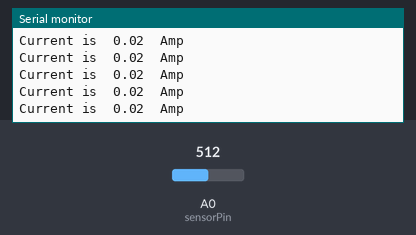
Bench run of a sketch on a simulated Arduino Uno, built with avr-gcc and run on an emulated ATmega328P. Shown: the last lines printed to the serial monitor. The test bench sets the inputs (shaded band); at power-on: A0 (sensorPin) = 512.

Above: at 1.2 s.
1.3 s: A0 (sensorPin) set to 716
At 1.32 s:
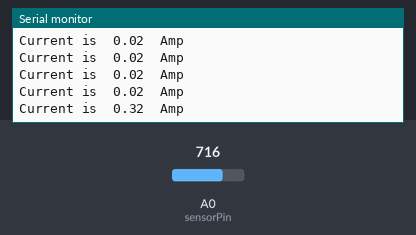
2.8 s: A0 (sensorPin) set to 900
At 2.83 s:
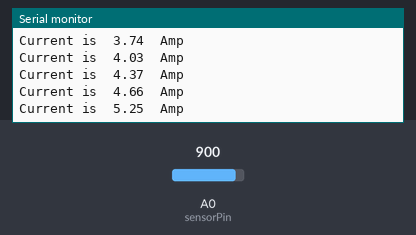
Timing chart, 0 to 5.8 s (numbered marks = the images above; inputs shaded):
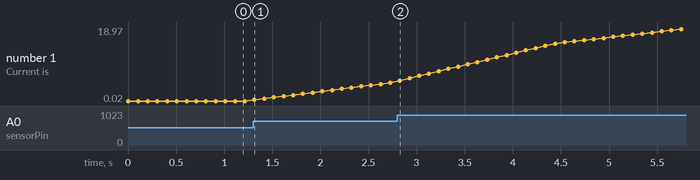

The sketch:

current_sensor.ino
```cpp
// 20A bi-directional ACS712

int sensorPin = A0; // the pin that the sensor is connected to

// calibration
float offset = 511.5; // zeroing bi-directional sensor | could be 510.0 to 513.0
float span = 0.04883; // span | depends on type of sensor used (e.g. 20A) | finetune max readout

const byte numReadings = 32; // number of readings for smoothing (max 64)
int readings[numReadings]; // raw A/D readings
byte index = 0; // index of the current reading
unsigned int total = 0; // running total
float current; // resulting current

void setup() {
  Serial.begin(115200); // ***set serial monitor to this value***
  for (index = 0; index < numReadings; index++) { // fast-fill the array at startup
    readings[index] = analogRead(sensorPin);
    total = total + readings[index];
  }
  index = 0; // reset index
}

void loop() {
  total = total - readings[index]; // subtract the last reading
  readings[index] = analogRead(sensorPin); // one unused reading to clear any ghost charge
  readings[index] = analogRead(sensorPin); // read the sensor
  total = total + readings[index]; // add the reading to the total
  index = index + 1; // advance to the next position in the array
  if (index >= numReadings) // if we're at the end of the array
    index = 0; // wrap around to the beginning

  // convert value to current
  current = (total / numReadings - offset) * span; // value to current conversion

  // print to serial monitor
  Serial.print("Current is  ");
  Serial.print(current); // default two decimal places | ...(current, 1);  is one decimal place
  Serial.println("  Amp");

  delay(100); // use a non-blocking delay when combined with other code
}
```

Measured:
- after the input at 1.3 s, the serial monitor: prints a new line at once (image 1)
- after the input at 2.8 s, the serial monitor: prints a new line at once (image 2)
- plotted number 1: 0.02 → 4.66 after the input at 1.3 s, 4.66 → 18.97 after the input at 2.8 s
